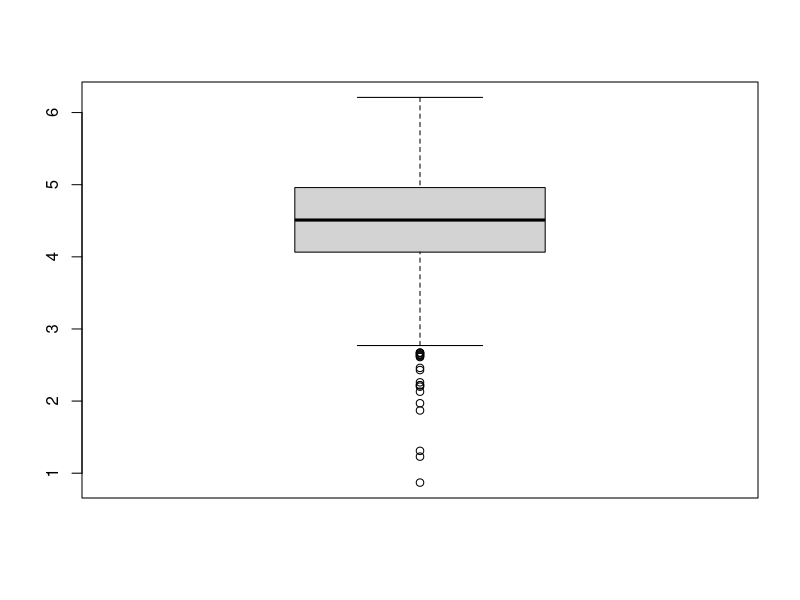

The R source for this figure:
#mzz
#2/03/2022
#clase_s7_d1

semillass <-read.csv("Clases/semillas.csv" , header = TRUE)



graf <- boxplot(semillass$Peso_gr)

which(semillass >40)
semillass[524, ]


quantile(semillass$Peso_gr, 0.0)
graf$out



# Identificar cuartiles ---------------------------------------------------


quantile(semillass$Peso_gr, 0.25)
quantile(semillass$Peso_gr, 0.5)
quantile(semillass$Peso_gr, 0.75)
quantile(semillass$Peso_gr, 1)



